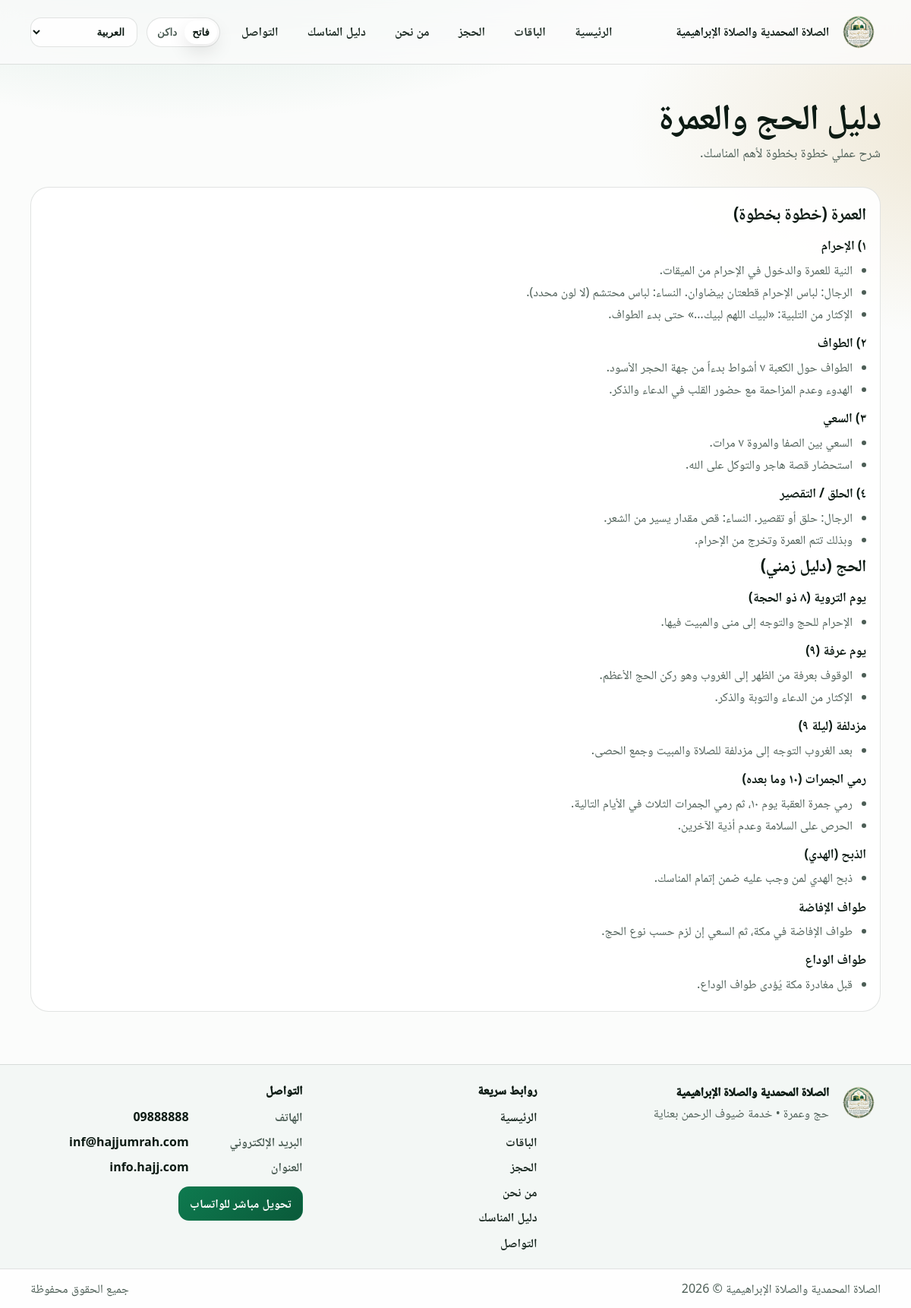
/guide, run on the app's committed database.
### app/models.py (models this page shows)
class SiteConfig(db.Model):
    __tablename__ = "site_config"
    id = db.Column(db.Integer, primary_key=True)
    logo_filename = db.Column(db.String(255), nullable=False, default="logo.svg")
    hero_bg_filename = db.Column(db.String(255), nullable=False, default="hero_default.svg")
    site_name_ar = db.Column(
        db.String(255),
        nullable=False,
        default="الصلاة المحمدية والصلاة الإبراهيمية",
    )
    site_name_en = db.Column(
        db.String(255),
        nullable=False,
        default="Al-Salat Al-Muhammadiya & Al-Salat Al-Ibrahimiya",
    )
    site_name_ku = db.Column(
        db.String(255),
        nullable=False,
        default="الصلاة المحمدية والصلاة الإبراهيمية",
    )
    updated_at = db.Column(
        db.DateTime, default=datetime.utcnow, onupdate=datetime.utcnow, nullable=False
    )

class SocialSetting(db.Model):
    __tablename__ = "social_settings"
    id = db.Column(db.Integer, primary_key=True)
    key = db.Column(db.String(60), unique=True, nullable=False)
    value = db.Column(db.String(600), nullable=False, default="")
    updated_at = db.Column(
        db.DateTime, default=datetime.utcnow, onupdate=datetime.utcnow, nullable=False
    )

### app/public_routes.py (the view)
@public_bp.get("/guide")
def guide():
    locale = get_locale()
    return render_template("guide.html", locale=locale, is_rtl=locale in RTL_LANGS)

### app/i18n.py (called while the page is built)
def get_locale():
    lang = session.get("lang")
    if lang in current_app.config.get("SUPPORTED_LANGS", ()):
        return lang
    accept = request.accept_languages.best_match(current_app.config.get("SUPPORTED_LANGS"))
    return accept or current_app.config.get("DEFAULT_LANG", "ar")

def t(key: str) -> str:
    lang = getattr(g, "locale", current_app.config.get("DEFAULT_LANG", "ar"))
    return TRANSLATIONS.get(lang, {}).get(key) or TRANSLATIONS["en"].get(key) or key

def inject_i18n(app):
    @app.before_request
    def _set_locale():
        g.locale = get_locale()
        g.is_rtl = g.locale in RTL_LANGS
    @app.context_processor
    def _ctx():
        return {
            "t": t,
            "locale": getattr(g, "locale", app.config.get("DEFAULT_LANG", "ar")),
            "is_rtl": getattr(g, "is_rtl", True),
            "supported_langs": app.config.get("SUPPORTED_LANGS", ("ar", "en", "ku")),
            "rtl_langs": RTL_LANGS,
        }

### app/templates/guide.html (shortened to what this page needs)
{% extends "base.html" %}
{% block content %}
  <section class="page-head">
    <div class="container">
      <h1 class="h1">{{ t('guide_title') }}</h1>
      <p class="lead">{{ t('guide_subtitle') }}</p>
    </div>
  </section>
  <section class="section">
    <div class="container">
      <div class="prose">
        {% if locale == 'en' %}
          <h2>Umrah (Step-by-step)</h2>
          <h3>1) Ihram</h3>
          <ul>
            <li>Make intention (niyyah) for Umrah and enter the state of ihram at the miqat.</li>
            <li>Men: wear two white unstitched garments. Women: modest dress (no specific color).</li>
            <li>Recite the Talbiyah: “Labbayka Allahumma labbayk…” until you begin Tawaf.</li>
          </ul>
          <h3>2) Tawaf</h3>
          <ul>
            <li>Circle the Kaaba seven times, starting from the Black Stone side.</li>
            <li>Maintain calmness, avoid pushing, and keep your heart present in du’a and dhikr.</li>
          </ul>
          <h3>3) Sa’i</h3>
          <ul>
            <li>Walk seven trips between Safa and Marwah.</li>
            <li>Remember Hajar’s perseverance and place your trust in Allah.</li>
          </ul>
          <h3>4) Halq / Taqsir</h3>
          <ul>
            <li>Men: shave (halq) or shorten (taqsir) the hair. Women: trim a small portion.</li>
            <li>With this, Umrah is completed and you exit ihram.</li>
          </ul>
          <h2>Hajj (Chronological guide)</h2>
          <h3>Day of Tarwiyah (8th Dhul-Hijjah)</h3>
          <ul>
            <li>Enter ihram for Hajj and proceed to Mina; pray and rest there.</li>
          </ul>
          <h3>Day of Arafah (9th)</h3>
          <ul>
            <li>Stand at Arafah from noon to sunset; this is the heart of Hajj.</li>
            <li>Increase du’a, repentance, and remembrance.</li>
          </ul>
          <h3>Muzdalifah (Night of 9th)</h3>
          <ul>
            <li>After sunset, go to Muzdalifah, pray, rest, and collect pebbles.</li>
          </ul>
          <h3>Stoning the Jamarat (10th and following days)</h3>
          <ul>
            <li>Stone Jamrat al-‘Aqabah on the 10th; on subsequent days stone the three Jamarat.</li>
            <li>Focus on humility and avoiding harm to others.</li>
          </ul>
          <h3>Sacrifice</h3>
          <ul>
            <li>Offer the sacrifice (for those required) as part of completing the rites.</li>
          </ul>
          <h3>Tawaf al-Ifadah</h3>
          <ul>
            <li>Perform Tawaf al-Ifadah in Makkah; then Sa’i (if required for your Hajj type).</li>
          </ul>
          <h3>Farewell Tawaf (Tawaf al-Wada’)</h3>
          <ul>
            <li>Before leaving Makkah, perform the farewell tawaf.</li>
          </ul>
        {% else %}
          <h2>العمرة (خطوة بخطوة)</h2>
          <h3>١) الإحرام</h3>
          <ul>
            <li>النية للعمرة والدخول في الإحرام من الميقات.</li>
            <li>الرجال: لباس الإحرام قطعتان بيضاوان. النساء: لباس محتشم (لا لون محدد).</li>
            <li>الإكثار من التلبية: «لبيك اللهم لبيك…» حتى بدء الطواف.</li>
          </ul>
          <h3>٢) الطواف</h3>
          <ul>
            <li>الطواف حول الكعبة ٧ أشواط بدءاً من جهة الحجر الأسود.</li>
            <li>الهدوء وعدم المزاحمة مع حضور القلب في الدعاء والذكر.</li>
          </ul>
          <h3>٣) السعي</h3>
          <ul>
            <li>السعي بين الصفا والمروة ٧ مرات.</li>
            <li>استحضار قصة هاجر والتوكل على الله.</li>
          </ul>
          <h3>٤) الحلق / التقصير</h3>
          <ul>
            <li>الرجال: حلق أو تقصير. النساء: قص مقدار يسير من الشعر.</li>
            <li>وبذلك تتم العمرة وتخرج من الإحرام.</li>
          </ul>
          <h2>الحج (دليل زمني)</h2>
          <h3>يوم التروية (٨ ذو الحجة)</h3>
          <ul>
            <li>الإحرام للحج والتوجه إلى منى والمبيت فيها.</li>
          </ul>
          <h3>يوم عرفة (٩)</h3>
          <ul>
            <li>الوقوف بعرفة من الظهر إلى الغروب وهو ركن الحج الأعظم.</li>
            <li>الإكثار من الدعاء والتوبة والذكر.</li>
          </ul>
          <h3>مزدلفة (ليلة ٩)</h3>
          <ul>
            <li>بعد الغروب التوجه إلى مزدلفة للصلاة والمبيت وجمع الحصى.</li>
          </ul>
          <h3>رمي الجمرات (١٠ وما بعده)</h3>
          <ul>
            <li>رمي جمرة العقبة يوم ١٠، ثم رمي الجمرات الثلاث في الأيام التالية.</li>
            <li>الحرص على السلامة وعدم أذية الآخرين.</li>
          </ul>
          <h3>الذبح (الهدي)</h3>
          <ul>
            <li>ذبح الهدي لمن وجب عليه ضمن إتمام المناسك.</li>
          </ul>
          <h3>طواف الإفاضة</h3>
          <ul>
            <li>طواف الإفاضة في مكة، ثم السعي إن لزم حسب نوع الحج.</li>
          </ul>
          <h3>طواف الوداع</h3>
          <ul>
            <li>قبل مغادرة مكة يُؤدى طواف الوداع.</li>
          </ul>
        {% endif %}
      </div>
    </div>
  </section>
{% endblock %}

### app/templates/base.html (shortened to what this page needs)
<!doctype html>
<html lang="{{ locale }}" dir="{{ 'rtl' if is_rtl else 'ltr' }}" data-theme="light">
  <head>
    <link rel="stylesheet" href="{{ url_for('static', filename='css/styles.css') }}" />
  </head>
  <body>
    <header class="site-header">
      <div class="container header-row">
        <a class="brand" href="{{ url_for('public.home') }}">
          <div class="brand-mark" aria-hidden="true">
            <img class="brand-logo" src="{{ url_for('static', filename='uploads/' + (current_logo_filename or 'logo.png')) }}" alt="Logo" />
          </div>
          <div class="brand-text">
            <div class="brand-title">{{ current_site_name }}</div>
          </div>
        </a>
        <nav id="siteNav" class="nav" aria-label="Primary">
          <a class="nav-link" href="{{ url_for('public.home') }}">{{ t('nav_home') }}</a>
          <a class="nav-link" href="{{ url_for('public.packages') }}">{{ t('nav_packages') }}</a>
          <a class="nav-link" href="{{ url_for('public.booking') }}">{{ t('nav_booking') }}</a>
          <a class="nav-link" href="{{ url_for('public.about') }}">{{ t('nav_about') }}</a>
          <a class="nav-link" href="{{ url_for('public.guide') }}">{{ t('nav_guide') }}</a>
          <a class="nav-link" href="{{ url_for('public.contact') }}">{{ t('nav_contact') }}</a>
        </nav>
        <div class="header-actions">
          <div class="segmented theme-segmented" role="group" aria-label="Theme">
            <button class="segmented-btn" type="button" data-theme-btn="light">{{ t('theme_light') }}</button>
            <button class="segmented-btn" type="button" data-theme-btn="dark">{{ t('theme_dark') }}</button>
          </div>
          <label class="select lang-desktop">
            <select id="langSelect" class="select-control">
              <option value="ar" {% if locale == 'ar' %}selected{% endif %}>{{ t('lang_ar') }}</option>
            </select>
          </label>
        </div>
      </div>
    </header>
    <main>
      {% block content %}{% endblock %}
    </main>
    <footer class="site-footer">
      <div class="container footer-grid">
        <div class="footer-brand">
          <div class="footer-brand-row">
            <div class="footer-mark" aria-hidden="true">
              <img class="footer-logo" src="{{ url_for('static', filename='uploads/' + (current_logo_filename or 'logo.png')) }}" alt="Logo" />
            </div>
            <div>
              <div class="footer-title">{{ current_site_name }}</div>
              <div class="footer-tagline">{{ t('footer_tagline') }}</div>
            </div>
          </div>
        </div>
        <div class="footer-col">
          <div class="footer-head">{{ t('footer_quick_links') }}</div>
          <div class="footer-links">
            <a class="footer-link" href="{{ url_for('public.home') }}">{{ t('nav_home') }}</a>
            <a class="footer-link" href="{{ url_for('public.packages') }}">{{ t('nav_packages') }}</a>
            <a class="footer-link" href="{{ url_for('public.booking') }}">{{ t('nav_booking') }}</a>
            <a class="footer-link" href="{{ url_for('public.about') }}">{{ t('nav_about') }}</a>
            <a class="footer-link" href="{{ url_for('public.guide') }}">{{ t('nav_guide') }}</a>
            <a class="footer-link" href="{{ url_for('public.contact') }}">{{ t('nav_contact') }}</a>
          </div>
        </div>
        <div class="footer-col">
          <div class="footer-head">{{ t('footer_contact') }}</div>
          <div class="footer-meta">
            {% if company_contact.phone %}
              <div class="footer-meta-row">
                <div class="footer-meta-label">{{ t('footer_phone') }}</div>
                <a class="footer-meta-value" href="tel:{{ company_contact.phone }}">{{ company_contact.phone }}</a>
              </div>
            {% endif %}
            {% if company_contact.email %}
              <div class="footer-meta-row">
                <div class="footer-meta-label">{{ t('footer_email') }}</div>
                <a class="footer-meta-value" href="mailto:{{ company_contact.email }}">{{ company_contact.email }}</a>
              </div>
            {% endif %}
            {% if company_contact.address %}
              <div class="footer-meta-row">
                <div class="footer-meta-label">{{ t('footer_address') }}</div>
                <div class="footer-meta-value">{{ company_contact.address }}</div>
              </div>
            {% endif %}
          </div>
          <div class="footer-actions">
            {% if whatsapp_support_url %}
              <a class="btn btn-primary footer-whatsapp" href="{{ whatsapp_support_url }}" target="_blank" rel="noopener">{{ t('direct_whatsapp_button') }}</a>
            {% endif %}
          </div>
        </div>
      </div>
      <div class="footer-bottom">
        <div class="container footer-bottom-row">
          <div class="muted">{{ current_site_name }} © {{ current_year }}</div>
          <div class="muted">{{ t('footer_rights') }}</div>
        </div>
      </div>
    </footer>
  </body>
</html>

### data on the page
SiteConfig: logo_filename (picture), site_name_ar "الصلاة المحمدية والصلاة الإبراهيمية"
SocialSetting: phone "09888888"
SocialSetting: email "inf@hajjumrah.com"
SocialSetting: address "info.hajj.com"

### other printed values
{{ t('nav_home') }} "الرئيسية"
{{ t('nav_packages') }} "الباقات"
{{ t('nav_booking') }} "الحجز"
{{ t('nav_about') }} "من نحن"
{{ t('nav_guide') }} "دليل المناسك"
{{ t('nav_contact') }} "التواصل"
{{ t('theme_light') }} "فاتح"
{{ t('theme_dark') }} "داكن"
{{ t('guide_title') }} "دليل الحج والعمرة"
{{ t('guide_subtitle') }} "شرح عملي خطوة بخطوة لأهم المناسك."
{{ t('footer_tagline') }} "حج وعمرة • خدمة ضيوف الرحمن بعناية"
{{ t('footer_quick_links') }} "روابط سريعة"
{{ t('footer_contact') }} "التواصل"
{{ t('footer_phone') }} "الهاتف"
{{ t('footer_email') }} "البريد الإلكتروني"
